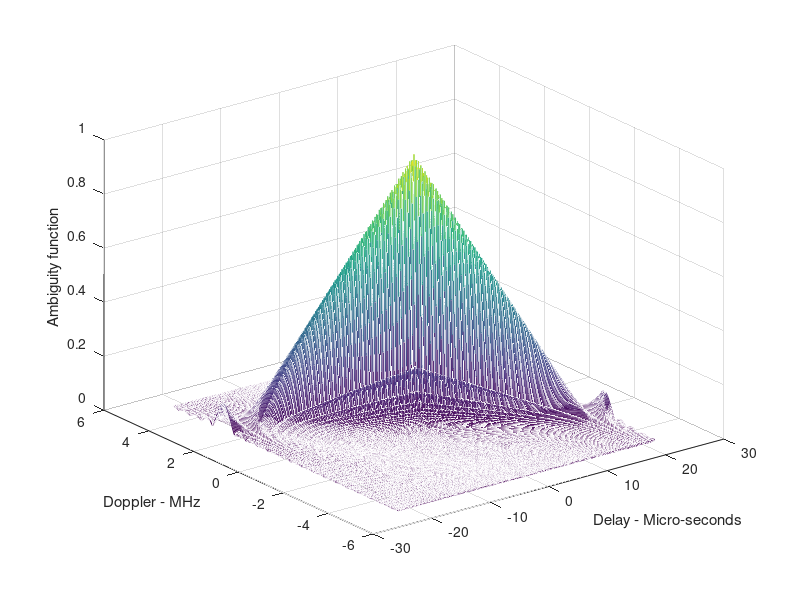
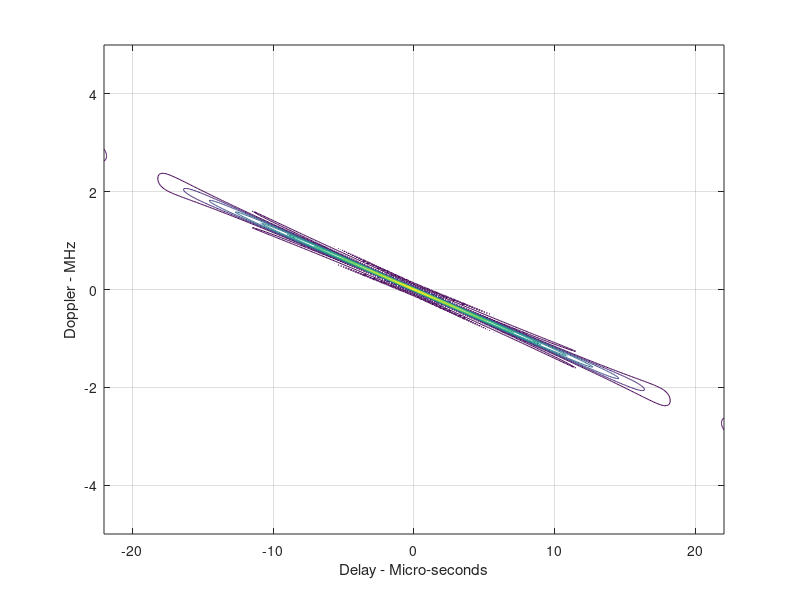

Source code (MATLAB) for these figures, in order:
% Use this program to reproduce Fig.s 4.5 to 4.27 of tetxt
close all
clear all
eps = 0.0001;
taup = 20.e-6;
b =5.e6;
up_down = 1.;
i = 0;
mu = up_down * b / 2. / taup;
delt = 2.2*taup /450;
delf = 2*b /500;
for tau = -1.1*taup:delt:1.1*taup
   i = i + 1;
   j = 0;
   for fd = -b:delf:b
      j = j + 1;
      val1 = 1. - abs(tau) / taup;
      val2 = pi * taup * (1.0 - abs(tau) / taup);
      val3 = (fd + mu * tau);
      val = val2 * val3;
      x(j,i) = abs( val1 * (sin(val+eps)/(val+eps))).^2;
   end
end
taux = linspace(-1.1*taup,1.1*taup,451).*1e6;
fdy = linspace(-b,b,501) .* 1e-6;
figure(1)
mesh(taux,fdy,sqrt(x))
xlabel ('Delay - Micro-seconds')
ylabel ('Doppler - MHz')
zlabel ('Ambiguity function')
figure(2)
contour(taux,fdy,sqrt(x))
xlabel ('Delay - Micro-seconds')
ylabel ('Doppler - MHz')
grid
